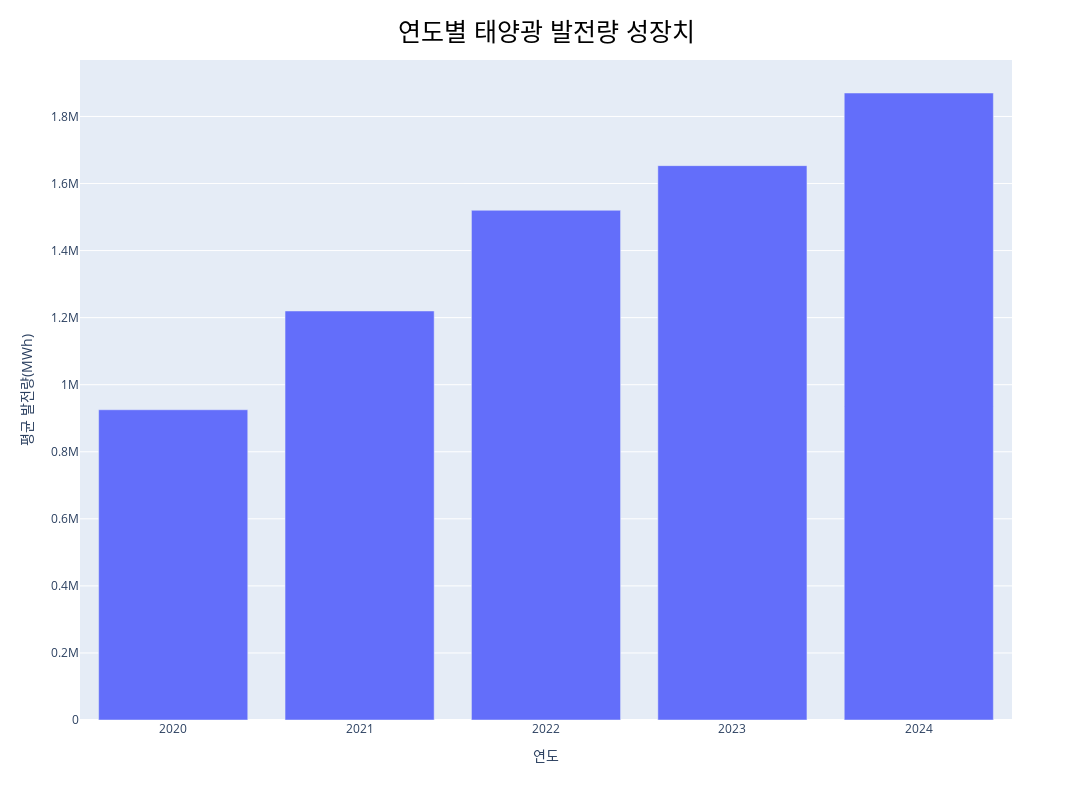

The notebook cell this image was saved under:
### Code cell
# 연도별 신규 발전량 평균 성장 데이터 그래프 제작

year_new_mean_fig = px.bar(x=year_new_mean_df["연도"], y=year_new_mean_df["평균 발전량(MWh)"])

# 크기 설정
year_new_mean_fig.update_layout(width=1200,height=800)

# 타이틀 설정
year_new_mean_fig.update_layout(title_text="연도별 태양광 발전량 성장치")
year_new_mean_fig.update_layout(
                title_x = 0.5,
                title_y = 0.96,
                title_xanchor = "center",
                title_yanchor = "middle")
year_new_mean_fig.update_layout(
        title_font_size = 25,
        title_font_color = "black"
        )

# x, y축 이름 설정
year_new_mean_fig.update_xaxes(title_text='연도')
year_new_mean_fig.update_yaxes(title_text='평균 발전량(MWh)')

year_new_mean_fig.show()

### Figure 1 — Plotly figure (JSON) as saved in the notebook; plotly's stock layout.template omitted (floating-point values rounded to 4 significant figures)
{"data": [{"hovertemplate": "x=%{x}<br>y=%{y}<extra></extra>", "legendgroup": "", "marker": {"color": "#636efa", "pattern": {"shape": ""}}, "name": "", "orientation": "v", "showlegend": false, "textposition": "auto", "type": "bar", "x": [2024, 2023, 2022, 2021, 2020], "xaxis": "x", "y": [1869983, 1653336, 1520168, 1219837, 925309], "yaxis": "y"}], "layout": {"barmode": "relative", "height": 800, "legend": {"tracegroupgap": 0}, "margin": {"t": 60}, "title": {"font": {"color": "black", "size": 25}, "text": "연도별 태양광 발전량 성장치", "x": 0.5, "xanchor": "center", "y": 0.96, "yanchor": "middle"}, "width": 1200, "xaxis": {"anchor": "y", "domain": [0, 1], "title": {"text": "연도"}}, "yaxis": {"anchor": "x", "domain": [0, 1], "title": {"text": "평균 발전량(MWh)"}}}}
